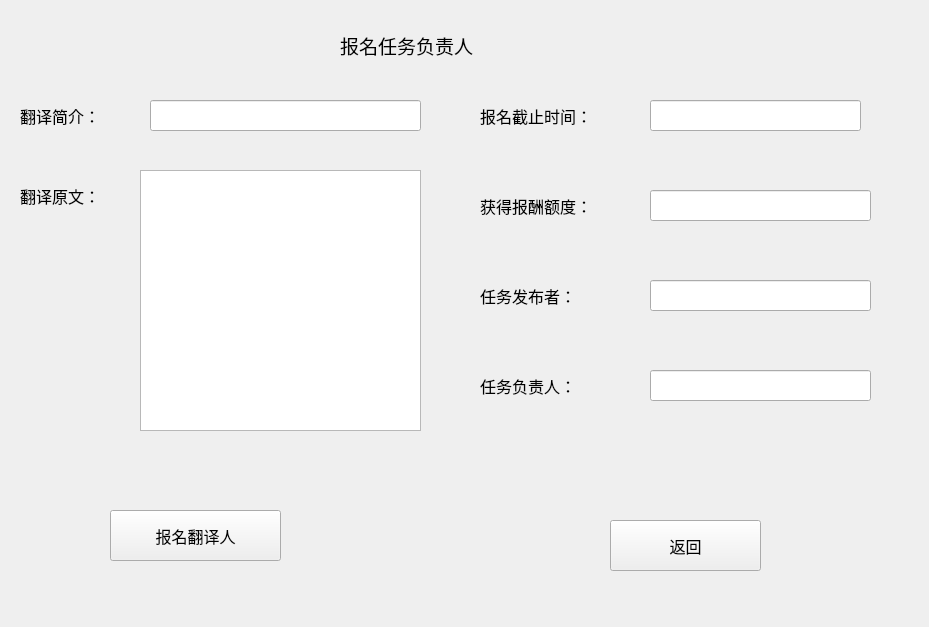
<?xml version="1.0" encoding="UTF-8"?>
<ui version="4.0">
 <class>applyTranslatorw</class>
 <widget class="QWidget" name="applyTranslatorw">
  <property name="geometry">
   <rect>
    <x>0</x>
    <y>0</y>
    <width>929</width>
    <height>627</height>
   </rect>
  </property>
  <property name="windowTitle">
   <string>Form</string>
  </property>
  <widget class="QLabel" name="label_4">
   <property name="geometry">
    <rect>
     <x>480</x>
     <y>100</y>
     <width>141</width>
     <height>31</height>
    </rect>
   </property>
   <property name="font">
    <font>
     <pointsize>12</pointsize>
    </font>
   </property>
   <property name="text">
    <string>报名截止时间：</string>
   </property>
  </widget>
  <widget class="QLineEdit" name="lTaskintro">
   <property name="geometry">
    <rect>
     <x>150</x>
     <y>100</y>
     <width>271</width>
     <height>31</height>
    </rect>
   </property>
  </widget>
  <widget class="QPushButton" name="bReturn">
   <property name="geometry">
    <rect>
     <x>610</x>
     <y>520</y>
     <width>151</width>
     <height>51</height>
    </rect>
   </property>
   <property name="font">
    <font>
     <pointsize>12</pointsize>
    </font>
   </property>
   <property name="text">
    <string>返回</string>
   </property>
  </widget>
  <widget class="QLineEdit" name="lManagername">
   <property name="geometry">
    <rect>
     <x>650</x>
     <y>370</y>
     <width>221</width>
     <height>31</height>
    </rect>
   </property>
   <property name="text">
    <string/>
   </property>
  </widget>
  <widget class="QLabel" name="label_2">
   <property name="geometry">
    <rect>
     <x>20</x>
     <y>180</y>
     <width>101</width>
     <height>31</height>
    </rect>
   </property>
   <property name="font">
    <font>
     <pointsize>12</pointsize>
    </font>
   </property>
   <property name="text">
    <string>翻译原文：</string>
   </property>
  </widget>
  <widget class="QLabel" name="label_3">
   <property name="geometry">
    <rect>
     <x>20</x>
     <y>100</y>
     <width>101</width>
     <height>31</height>
    </rect>
   </property>
   <property name="font">
    <font>
     <pointsize>12</pointsize>
    </font>
   </property>
   <property name="text">
    <string>翻译简介：</string>
   </property>
  </widget>
  <widget class="QLineEdit" name="lDDLapply">
   <property name="geometry">
    <rect>
     <x>650</x>
     <y>100</y>
     <width>211</width>
     <height>31</height>
    </rect>
   </property>
  </widget>
  <widget class="QLabel" name="label_6">
   <property name="geometry">
    <rect>
     <x>480</x>
     <y>280</y>
     <width>141</width>
     <height>31</height>
    </rect>
   </property>
   <property name="font">
    <font>
     <pointsize>12</pointsize>
    </font>
   </property>
   <property name="text">
    <string>任务发布者：</string>
   </property>
  </widget>
  <widget class="QLabel" name="label">
   <property name="geometry">
    <rect>
     <x>340</x>
     <y>30</y>
     <width>201</width>
     <height>31</height>
    </rect>
   </property>
   <property name="font">
    <font>
     <pointsize>14</pointsize>
    </font>
   </property>
   <property name="text">
    <string>报名任务负责人</string>
   </property>
  </widget>
  <widget class="QLabel" name="label_5">
   <property name="geometry">
    <rect>
     <x>480</x>
     <y>190</y>
     <width>141</width>
     <height>31</height>
    </rect>
   </property>
   <property name="font">
    <font>
     <pointsize>12</pointsize>
    </font>
   </property>
   <property name="text">
    <string>获得报酬额度：</string>
   </property>
  </widget>
  <widget class="QLineEdit" name="lLaunchername">
   <property name="geometry">
    <rect>
     <x>650</x>
     <y>280</y>
     <width>221</width>
     <height>31</height>
    </rect>
   </property>
   <property name="text">
    <string/>
   </property>
  </widget>
  <widget class="QLineEdit" name="lReward">
   <property name="geometry">
    <rect>
     <x>650</x>
     <y>190</y>
     <width>221</width>
     <height>31</height>
    </rect>
   </property>
  </widget>
  <widget class="QTextBrowser" name="taskText">
   <property name="geometry">
    <rect>
     <x>140</x>
     <y>170</y>
     <width>281</width>
     <height>261</height>
    </rect>
   </property>
  </widget>
  <widget class="QPushButton" name="bApplyTranslator">
   <property name="geometry">
    <rect>
     <x>110</x>
     <y>510</y>
     <width>171</width>
     <height>51</height>
    </rect>
   </property>
   <property name="font">
    <font>
     <pointsize>12</pointsize>
    </font>
   </property>
   <property name="text">
    <string>报名翻译人</string>
   </property>
  </widget>
  <widget class="QLabel" name="label_7">
   <property name="geometry">
    <rect>
     <x>480</x>
     <y>370</y>
     <width>141</width>
     <height>31</height>
    </rect>
   </property>
   <property name="font">
    <font>
     <pointsize>12</pointsize>
    </font>
   </property>
   <property name="text">
    <string>任务负责人：</string>
   </property>
  </widget>
 </widget>
 <resources/>
 <connections/>
</ui>
